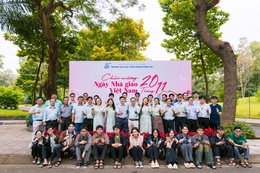
%> input picture MATLAB/baitap2_anhgoc.jpg, 260 x 173 px, shrunk from 2048 x 1365 before the run
$ octave jpg_to_hex.m   (GNU Octave 9; MATLAB toolbox functions it lacks are replaced by stand-ins)
%> lines starting %> are read from the running program, lines starting %| are printed output that depends on the picture
% Chuyển JPG sang BGR hex (không header)
clear; clc;

INPUT_JPG = 'baitap2_anhgoc.jpg';
OUTPUT_HEX = 'in.txt';

fprintf('==================================\n');
fprintf('JPG TO HEX CONVERTER\n');
fprintf('==================================\n');
fprintf('Input:  %s\n', INPUT_JPG);
fprintf('Output: %s\n', OUTPUT_HEX);

% Đọc ảnh
fprintf('\nĐọc ảnh...\n');
img = imread(INPUT_JPG);
%> img is the input picture: size 173x260x3 uint8; mean R, G, B 139.4, 134.3, 113.1
[height, width, channels] = size(img);
%> height = 173; width = 260; channels = 3

fprintf('Kích thước: %d x %d x %d\n', height, width, channels);
%| Kích thước: 173 x 260 x 3

if channels ~= 3
    error('Ảnh phải là RGB (3 channels)!');
end

% Tách RGB
R = img(:,:,1);
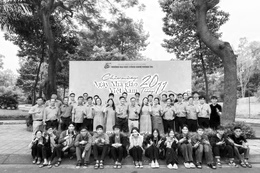
%> R: size 173x260 uint8; min 0, max 255, mean 139.4
G = img(:,:,2);
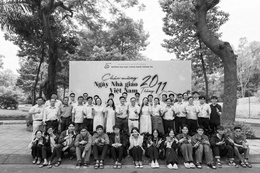
%> G: size 173x260 uint8; min 0, max 255, mean 134.3
B = img(:,:,3);
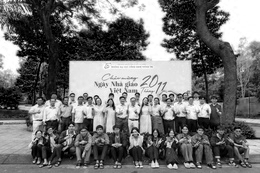
%> B: size 173x260 uint8; min 0, max 255, mean 113.1

% Tạo BGR data (từ TRÊN xuống DƯỚI, TRÁI sang PHẢI)
fprintf('\nChuyển RGB → BGR...\n');
num_pixels = height * width;
%> num_pixels = 44980
bgr_data = zeros(num_pixels * 3, 1, 'uint8');

idx = 1;
for row = 1:height
    for col = 1:width
        bgr_data(idx)   = B(row, col);  % Blue
        bgr_data(idx+1) = G(row, col);  % Green
        bgr_data(idx+2) = R(row, col);  % Red
        idx = idx + 3;
    end

    % Progress
    if mod(row, 100) == 0
        fprintf('  %.1f%%\n', row/height*100);
    end
end
%> after the loop, idx = 134941

fprintf('Tổng bytes: %d\n', length(bgr_data));
%| Tổng bytes: 134940

% Ghi file hex
fprintf('\nGhi file hex...\n');
fid = fopen(OUTPUT_HEX, 'w');

for i = 1:length(bgr_data)
    fprintf(fid, '%02X\n', bgr_data(i));

    % Progress
    if mod(i, 100000) == 0
        fprintf('  %.1f%%\n', i/length(bgr_data)*100);
    end
end

fclose(fid);

fprintf('\n==================================\n');
fprintf('✓ Hoàn thành!\n');
fprintf('==================================\n');
fprintf('File:   %s\n', OUTPUT_HEX);
fprintf('Bytes:  %d\n', length(bgr_data));
%| Bytes:  134940
fprintf('Pixels: %d\n', num_pixels);
%| Pixels: 44980

% Verify - hiển thị 9 bytes đầu
fprintf('\n9 bytes đầu (3 pixels BGR):\n');
for i = 1:3
    fprintf('Pixel %d: %02X %02X %02X (B=%d, G=%d, R=%d)\n', ...
            i-1, ...
            bgr_data(i*3-2), bgr_data(i*3-1), bgr_data(i*3), ...
            bgr_data(i*3-2), bgr_data(i*3-1), bgr_data(i*3));
end
%> this loop made 3 passes
%| Pixel 0: C0 BF AA (B=192, G=191, R=170)
%| Pixel 1: 99 9B 85 (B=153, G=155, R=133)
%| Pixel 2: 7C 7D 69 (B=124, G=125, R=105)
